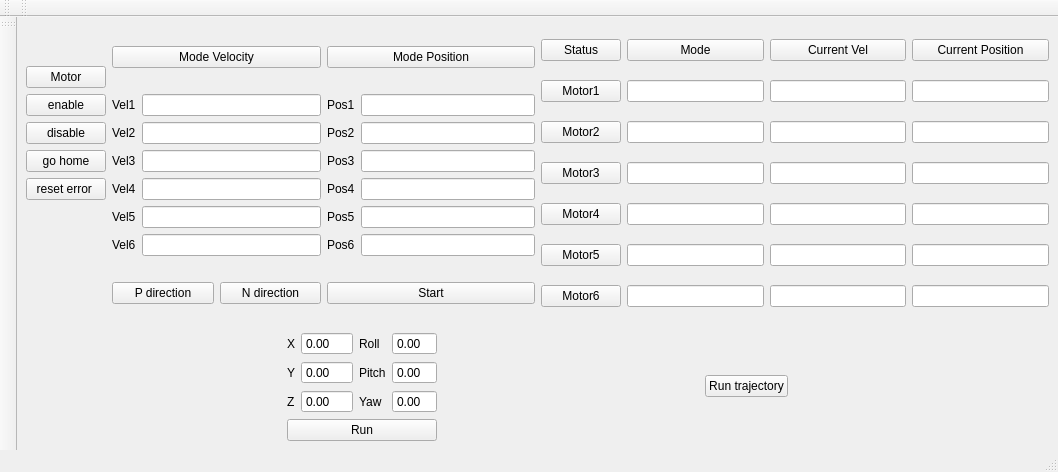
<?xml version="1.0" encoding="UTF-8"?>
<ui version="4.0">
 <class>MainWindow</class>
 <widget class="QMainWindow" name="MainWindow">
  <property name="geometry">
   <rect>
    <x>0</x>
    <y>0</y>
    <width>1058</width>
    <height>472</height>
   </rect>
  </property>
  <property name="sizePolicy">
   <sizepolicy hsizetype="Minimum" vsizetype="Preferred">
    <horstretch>0</horstretch>
    <verstretch>0</verstretch>
   </sizepolicy>
  </property>
  <property name="windowTitle">
   <string>MainWindow</string>
  </property>
  <widget class="QWidget" name="centralwidget">
   <layout class="QGridLayout" name="gridLayout">
    <item row="0" column="0">
     <layout class="QVBoxLayout" name="verticalLayout_18">
      <item>
       <layout class="QHBoxLayout" name="horizontalLayout_7">
        <item>
         <layout class="QHBoxLayout" name="horizontalLayout_5">
          <item>
           <layout class="QVBoxLayout" name="verticalLayout_16">
            <item>
             <layout class="QVBoxLayout" name="verticalLayout">
              <item>
               <spacer name="verticalSpacer">
                <property name="orientation">
                 <enum>Qt::Vertical</enum>
                </property>
                <property name="sizeHint" stdset="0">
                 <size>
                  <width>20</width>
                  <height>40</height>
                 </size>
                </property>
               </spacer>
              </item>
              <item>
               <widget class="QPushButton" name="pushButton">
                <property name="text">
                 <string>Motor</string>
                </property>
               </widget>
              </item>
              <item>
               <widget class="QPushButton" name="pushButton_2">
                <property name="text">
                 <string>enable</string>
                </property>
               </widget>
              </item>
              <item>
               <widget class="QPushButton" name="pushButton_5">
                <property name="text">
                 <string>disable</string>
                </property>
               </widget>
              </item>
              <item>
               <widget class="QPushButton" name="pushButton_11">
                <property name="text">
                 <string>go home</string>
                </property>
               </widget>
              </item>
              <item>
               <widget class="QPushButton" name="pushButton_6">
                <property name="text">
                 <string>reset error </string>
                </property>
               </widget>
              </item>
             </layout>
            </item>
            <item>
             <spacer name="verticalSpacer_2">
              <property name="orientation">
               <enum>Qt::Vertical</enum>
              </property>
              <property name="sizeHint" stdset="0">
               <size>
                <width>20</width>
                <height>40</height>
               </size>
              </property>
             </spacer>
            </item>
           </layout>
          </item>
          <item>
           <layout class="QVBoxLayout" name="verticalLayout_4">
            <item>
             <widget class="QPushButton" name="pushButton_8">
              <property name="text">
               <string>Mode Velocity</string>
              </property>
             </widget>
            </item>
            <item>
             <layout class="QHBoxLayout" name="horizontalLayout_2">
              <item>
               <layout class="QVBoxLayout" name="verticalLayout_3">
                <item>
                 <widget class="QLabel" name="label">
                  <property name="text">
                   <string>Vel1</string>
                  </property>
                 </widget>
                </item>
                <item>
                 <widget class="QLabel" name="label_4">
                  <property name="text">
                   <string>Vel2</string>
                  </property>
                 </widget>
                </item>
                <item>
                 <widget class="QLabel" name="label_5">
                  <property name="text">
                   <string>Vel3</string>
                  </property>
                 </widget>
                </item>
                <item>
                 <widget class="QLabel" name="label_6">
                  <property name="text">
                   <string>Vel4</string>
                  </property>
                 </widget>
                </item>
                <item>
                 <widget class="QLabel" name="label_7">
                  <property name="text">
                   <string>Vel5</string>
                  </property>
                 </widget>
                </item>
                <item>
                 <widget class="QLabel" name="label_8">
                  <property name="text">
                   <string>Vel6</string>
                  </property>
                 </widget>
                </item>
               </layout>
              </item>
              <item>
               <layout class="QVBoxLayout" name="verticalLayout_2">
                <item>
                 <widget class="QLineEdit" name="lineEdit"/>
                </item>
                <item>
                 <widget class="QLineEdit" name="lineEdit_4"/>
                </item>
                <item>
                 <widget class="QLineEdit" name="lineEdit_5"/>
                </item>
                <item>
                 <widget class="QLineEdit" name="lineEdit_6"/>
                </item>
                <item>
                 <widget class="QLineEdit" name="lineEdit_7"/>
                </item>
                <item>
                 <widget class="QLineEdit" name="lineEdit_8"/>
                </item>
               </layout>
              </item>
             </layout>
            </item>
            <item>
             <layout class="QHBoxLayout" name="horizontalLayout">
              <item>
               <widget class="QPushButton" name="pushButton_3">
                <property name="text">
                 <string>P direction</string>
                </property>
               </widget>
              </item>
              <item>
               <widget class="QPushButton" name="pushButton_4">
                <property name="text">
                 <string>N direction</string>
                </property>
               </widget>
              </item>
             </layout>
            </item>
           </layout>
          </item>
          <item>
           <layout class="QVBoxLayout" name="verticalLayout_7">
            <item>
             <widget class="QPushButton" name="pushButton_7">
              <property name="text">
               <string>Mode Position</string>
              </property>
             </widget>
            </item>
            <item>
             <layout class="QHBoxLayout" name="horizontalLayout_4">
              <item>
               <layout class="QVBoxLayout" name="verticalLayout_6">
                <item>
                 <widget class="QLabel" name="label_2">
                  <property name="text">
                   <string>Pos1</string>
                  </property>
                 </widget>
                </item>
                <item>
                 <widget class="QLabel" name="label_9">
                  <property name="text">
                   <string>Pos2</string>
                  </property>
                 </widget>
                </item>
                <item>
                 <widget class="QLabel" name="label_10">
                  <property name="text">
                   <string>Pos3</string>
                  </property>
                 </widget>
                </item>
                <item>
                 <widget class="QLabel" name="label_11">
                  <property name="text">
                   <string>Pos4</string>
                  </property>
                 </widget>
                </item>
                <item>
                 <widget class="QLabel" name="label_12">
                  <property name="text">
                   <string>Pos5</string>
                  </property>
                 </widget>
                </item>
                <item>
                 <widget class="QLabel" name="label_13">
                  <property name="text">
                   <string>Pos6</string>
                  </property>
                 </widget>
                </item>
               </layout>
              </item>
              <item>
               <layout class="QVBoxLayout" name="verticalLayout_5">
                <item>
                 <widget class="QLineEdit" name="lineEdit_2"/>
                </item>
                <item>
                 <widget class="QLineEdit" name="lineEdit_9"/>
                </item>
                <item>
                 <widget class="QLineEdit" name="lineEdit_10"/>
                </item>
                <item>
                 <widget class="QLineEdit" name="lineEdit_11"/>
                </item>
                <item>
                 <widget class="QLineEdit" name="lineEdit_12"/>
                </item>
                <item>
                 <widget class="QLineEdit" name="lineEdit_13"/>
                </item>
               </layout>
              </item>
             </layout>
            </item>
            <item>
             <widget class="QPushButton" name="pushButton_9">
              <property name="text">
               <string>Start</string>
              </property>
             </widget>
            </item>
           </layout>
          </item>
         </layout>
        </item>
        <item>
         <layout class="QHBoxLayout" name="horizontalLayout_6" stretch="0,1,1,1">
          <item>
           <layout class="QVBoxLayout" name="verticalLayout_9">
            <item>
             <widget class="QPushButton" name="pushButton_17">
              <property name="text">
               <string>Status</string>
              </property>
             </widget>
            </item>
            <item>
             <widget class="QPushButton" name="pushButton_10">
              <property name="text">
               <string>Motor1</string>
              </property>
             </widget>
            </item>
            <item>
             <widget class="QPushButton" name="pushButton_12">
              <property name="text">
               <string>Motor2</string>
              </property>
             </widget>
            </item>
            <item>
             <widget class="QPushButton" name="pushButton_13">
              <property name="text">
               <string>Motor3</string>
              </property>
             </widget>
            </item>
            <item>
             <widget class="QPushButton" name="pushButton_14">
              <property name="text">
               <string>Motor4</string>
              </property>
             </widget>
            </item>
            <item>
             <widget class="QPushButton" name="pushButton_15">
              <property name="text">
               <string>Motor5</string>
              </property>
             </widget>
            </item>
            <item>
             <widget class="QPushButton" name="pushButton_16">
              <property name="text">
               <string>Motor6</string>
              </property>
             </widget>
            </item>
           </layout>
          </item>
          <item>
           <layout class="QVBoxLayout" name="verticalLayout_12">
            <item>
             <widget class="QPushButton" name="pushButton_20">
              <property name="text">
               <string>Mode</string>
              </property>
             </widget>
            </item>
            <item>
             <widget class="QLineEdit" name="lineEdit_26"/>
            </item>
            <item>
             <widget class="QLineEdit" name="lineEdit_27"/>
            </item>
            <item>
             <widget class="QLineEdit" name="lineEdit_28"/>
            </item>
            <item>
             <widget class="QLineEdit" name="lineEdit_29"/>
            </item>
            <item>
             <widget class="QLineEdit" name="lineEdit_30"/>
            </item>
            <item>
             <widget class="QLineEdit" name="lineEdit_31"/>
            </item>
           </layout>
          </item>
          <item>
           <layout class="QVBoxLayout" name="verticalLayout_11">
            <item>
             <widget class="QPushButton" name="pushButton_19">
              <property name="text">
               <string>Current Vel</string>
              </property>
             </widget>
            </item>
            <item>
             <widget class="QLineEdit" name="lineEdit_20"/>
            </item>
            <item>
             <widget class="QLineEdit" name="lineEdit_21"/>
            </item>
            <item>
             <widget class="QLineEdit" name="lineEdit_22"/>
            </item>
            <item>
             <widget class="QLineEdit" name="lineEdit_23"/>
            </item>
            <item>
             <widget class="QLineEdit" name="lineEdit_24"/>
            </item>
            <item>
             <widget class="QLineEdit" name="lineEdit_25"/>
            </item>
           </layout>
          </item>
          <item>
           <layout class="QVBoxLayout" name="verticalLayout_10">
            <item>
             <widget class="QPushButton" name="pushButton_18">
              <property name="text">
               <string>Current Position</string>
              </property>
             </widget>
            </item>
            <item>
             <widget class="QLineEdit" name="lineEdit_14">
              <property name="sizePolicy">
               <sizepolicy hsizetype="Expanding" vsizetype="Fixed">
                <horstretch>0</horstretch>
                <verstretch>0</verstretch>
               </sizepolicy>
              </property>
             </widget>
            </item>
            <item>
             <widget class="QLineEdit" name="lineEdit_15"/>
            </item>
            <item>
             <widget class="QLineEdit" name="lineEdit_16"/>
            </item>
            <item>
             <widget class="QLineEdit" name="lineEdit_17"/>
            </item>
            <item>
             <widget class="QLineEdit" name="lineEdit_18"/>
            </item>
            <item>
             <widget class="QLineEdit" name="lineEdit_19"/>
            </item>
           </layout>
          </item>
         </layout>
        </item>
       </layout>
      </item>
      <item>
       <layout class="QHBoxLayout" name="horizontalLayout_10">
        <item>
         <spacer name="horizontalSpacer">
          <property name="orientation">
           <enum>Qt::Horizontal</enum>
          </property>
          <property name="sizeHint" stdset="0">
           <size>
            <width>40</width>
            <height>20</height>
           </size>
          </property>
         </spacer>
        </item>
        <item>
         <layout class="QVBoxLayout" name="verticalLayout_17">
          <item>
           <layout class="QHBoxLayout" name="horizontalLayout_9">
            <item>
             <layout class="QHBoxLayout" name="horizontalLayout_3">
              <item>
               <layout class="QVBoxLayout" name="verticalLayout_14">
                <item>
                 <widget class="QLabel" name="label_3">
                  <property name="text">
                   <string>X</string>
                  </property>
                 </widget>
                </item>
                <item>
                 <widget class="QLabel" name="label_14">
                  <property name="text">
                   <string>Y</string>
                  </property>
                 </widget>
                </item>
                <item>
                 <widget class="QLabel" name="label_15">
                  <property name="text">
                   <string>Z</string>
                  </property>
                 </widget>
                </item>
               </layout>
              </item>
              <item>
               <layout class="QVBoxLayout" name="verticalLayout_8">
                <item>
                 <widget class="QDoubleSpinBox" name="doubleSpinBox">
                  <property name="buttonSymbols">
                   <enum>QAbstractSpinBox::NoButtons</enum>
                  </property>
                  <property name="minimum">
                   <double>-250.000000000000000</double>
                  </property>
                  <property name="maximum">
                   <double>250.000000000000000</double>
                  </property>
                 </widget>
                </item>
                <item>
                 <widget class="QDoubleSpinBox" name="doubleSpinBox_2">
                  <property name="buttonSymbols">
                   <enum>QAbstractSpinBox::NoButtons</enum>
                  </property>
                  <property name="minimum">
                   <double>-250.000000000000000</double>
                  </property>
                  <property name="maximum">
                   <double>250.000000000000000</double>
                  </property>
                 </widget>
                </item>
                <item>
                 <widget class="QDoubleSpinBox" name="doubleSpinBox_3">
                  <property name="buttonSymbols">
                   <enum>QAbstractSpinBox::NoButtons</enum>
                  </property>
                  <property name="minimum">
                   <double>-190.000000000000000</double>
                  </property>
                  <property name="maximum">
                   <double>200.000000000000000</double>
                  </property>
                 </widget>
                </item>
               </layout>
              </item>
             </layout>
            </item>
            <item>
             <layout class="QHBoxLayout" name="horizontalLayout_8">
              <item>
               <layout class="QVBoxLayout" name="verticalLayout_13">
                <item>
                 <widget class="QLabel" name="label_16">
                  <property name="text">
                   <string>Roll</string>
                  </property>
                 </widget>
                </item>
                <item>
                 <widget class="QLabel" name="label_17">
                  <property name="text">
                   <string>Pitch</string>
                  </property>
                 </widget>
                </item>
                <item>
                 <widget class="QLabel" name="label_18">
                  <property name="text">
                   <string>Yaw</string>
                  </property>
                 </widget>
                </item>
               </layout>
              </item>
              <item>
               <layout class="QVBoxLayout" name="verticalLayout_15">
                <item>
                 <widget class="QDoubleSpinBox" name="doubleSpinBox_4">
                  <property name="buttonSymbols">
                   <enum>QAbstractSpinBox::NoButtons</enum>
                  </property>
                  <property name="minimum">
                   <double>-20.000000000000000</double>
                  </property>
                  <property name="maximum">
                   <double>20.000000000000000</double>
                  </property>
                 </widget>
                </item>
                <item>
                 <widget class="QDoubleSpinBox" name="doubleSpinBox_5">
                  <property name="buttonSymbols">
                   <enum>QAbstractSpinBox::NoButtons</enum>
                  </property>
                  <property name="minimum">
                   <double>-20.000000000000000</double>
                  </property>
                  <property name="maximum">
                   <double>20.000000000000000</double>
                  </property>
                 </widget>
                </item>
                <item>
                 <widget class="QDoubleSpinBox" name="doubleSpinBox_6">
                  <property name="buttonSymbols">
                   <enum>QAbstractSpinBox::NoButtons</enum>
                  </property>
                  <property name="minimum">
                   <double>-60.000000000000000</double>
                  </property>
                  <property name="maximum">
                   <double>60.000000000000000</double>
                  </property>
                 </widget>
                </item>
               </layout>
              </item>
             </layout>
            </item>
           </layout>
          </item>
          <item>
           <widget class="QPushButton" name="pushButton_21">
            <property name="text">
             <string>Run</string>
            </property>
           </widget>
          </item>
         </layout>
        </item>
        <item>
         <spacer name="horizontalSpacer_2">
          <property name="orientation">
           <enum>Qt::Horizontal</enum>
          </property>
          <property name="sizeHint" stdset="0">
           <size>
            <width>40</width>
            <height>20</height>
           </size>
          </property>
         </spacer>
        </item>
        <item>
         <widget class="QPushButton" name="pushButton_22">
          <property name="text">
           <string>Run trajectory</string>
          </property>
         </widget>
        </item>
        <item>
         <spacer name="horizontalSpacer_3">
          <property name="orientation">
           <enum>Qt::Horizontal</enum>
          </property>
          <property name="sizeHint" stdset="0">
           <size>
            <width>40</width>
            <height>20</height>
           </size>
          </property>
         </spacer>
        </item>
       </layout>
      </item>
     </layout>
    </item>
   </layout>
  </widget>
  <widget class="QMenuBar" name="menubar">
   <property name="geometry">
    <rect>
     <x>0</x>
     <y>0</y>
     <width>1058</width>
     <height>22</height>
    </rect>
   </property>
  </widget>
  <widget class="QStatusBar" name="statusbar"/>
  <widget class="QToolBar" name="toolBar">
   <property name="windowTitle">
    <string>toolBar</string>
   </property>
   <attribute name="toolBarArea">
    <enum>TopToolBarArea</enum>
   </attribute>
   <attribute name="toolBarBreak">
    <bool>false</bool>
   </attribute>
  </widget>
  <widget class="QToolBar" name="toolBar_2">
   <property name="windowTitle">
    <string>toolBar_2</string>
   </property>
   <attribute name="toolBarArea">
    <enum>TopToolBarArea</enum>
   </attribute>
   <attribute name="toolBarBreak">
    <bool>false</bool>
   </attribute>
  </widget>
  <widget class="QToolBar" name="toolBar_3">
   <property name="windowTitle">
    <string>toolBar_3</string>
   </property>
   <attribute name="toolBarArea">
    <enum>LeftToolBarArea</enum>
   </attribute>
   <attribute name="toolBarBreak">
    <bool>false</bool>
   </attribute>
  </widget>
 </widget>
 <resources/>
 <connections/>
</ui>
